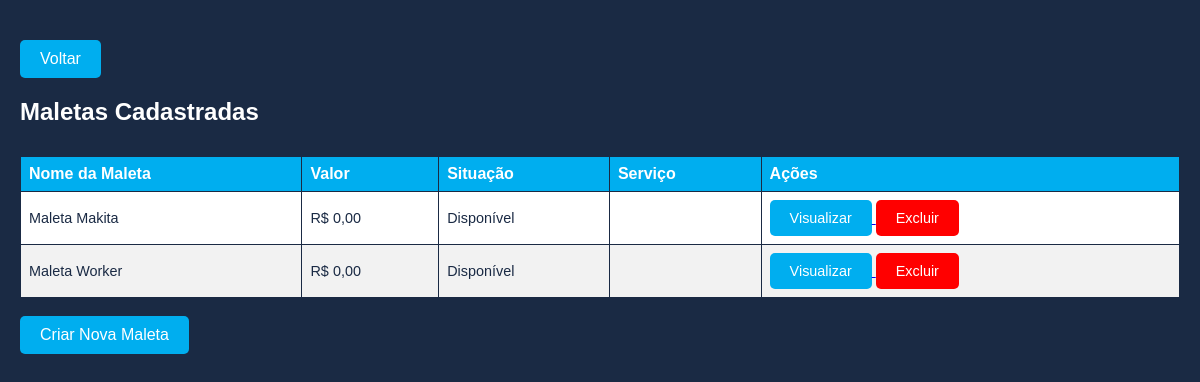
Screenshot of /menu/maleta/index.php (signed in) with the database file from the repository.
### tables this page shows
CREATE TABLE IF NOT EXISTS `maletas` (
  `id_maleta` int NOT NULL AUTO_INCREMENT,
  `nome` varchar(250) NOT NULL,
  `custo` float NOT NULL,
  `situacao` enum('Disponível','Em uso') NOT NULL DEFAULT 'Disponível',
  `nome_num` varchar(250) DEFAULT NULL,
  PRIMARY KEY (`id_maleta`),
  UNIQUE KEY `id` (`id_maleta`),
  UNIQUE KEY `nome` (`nome`),
  KEY `fk_ordem_servico` (`nome_num`)
);

### menu/maleta/index.php (the view, shortened to what this page needs)
<?php
include '../conn.php';
$query = "SELECT id_maleta, nome, custo, situacao, nome_num FROM maletas";
$result = $conn->query($query);
?>
<!DOCTYPE html>
<html lang="pt-BR">
<head>
    <link rel="stylesheet" href="style.css">
</head>
<body>
    <div class="back-button">
        <a href="..">Voltar</a>
    </div>
    <h2>Maletas Cadastradas</h2>
    <table class="table-style">
        <thead>
            <tr>
                <th>Nome da Maleta</th>
                <th>Valor</th>
                <th>Situação</th>
                <th>Serviço</th>
                <th>Ações</th>
            </tr>
        </thead>
        <tbody>
            <?php if ($result->num_rows > 0) : ?>
                <?php while ($row = $result->fetch_assoc()) : ?>
                    <tr>
                        <td><?php echo htmlspecialchars($row['nome']); ?></td>
                        <td>R$ <?php echo number_format($row['custo'], 2, ',', '.'); ?></td>
                        <td><?php echo htmlspecialchars($row['situacao']); ?></td>
                        <td><?php echo $row['nome_num']; ?></td>
                        <td>
                            <a class="visualizar" href="editar_ferramentas/?id_maleta=<?php echo $row['id_maleta']; ?>" title="Visualizar detalhes da maleta">
                                <button>Visualizar</button>
                            </a>
                            <?php if (isset($_SESSION['user_type']) && $_SESSION['user_type'] == 1): ?>
                                <a class="excluir" href="deletar_maleta.php?id_maleta=<?php echo $row['id_maleta']; ?>" onclick="return confirm('Tem certeza que deseja excluir esta maleta?')">
                                    <button>Excluir</button>
                                </a>
                            <?php endif; ?>
                        </td>
                    </tr>
                <?php endwhile; ?>
            <?php else : ?>
                <tr>
                    <td colspan="5">Nenhuma maleta cadastrada.</td>
                </tr>
            <?php endif; ?>
        </tbody>
    </table>
    <br>
    <a class="visualizar" href="criar_maleta/" title="Criar uma nova maleta"><button>Criar Nova Maleta</button></a>
</body>
</html>

### menu/maleta/style.css (style rules this page uses)
.excluir button { background-color: red; color: white; }

### menu/styles.css (style rules this page uses)
body { background-color: var(--primary-color); font-family: var(--font-family); color: var(--secondary-color); margin: 0; padding: 20px; font-family: Arial, Helvetica, sans-serif; }
h1, h2, h3 { margin-bottom: 30px; }
button { background-color: var(--accent-color); color: var(--secondary-color); border: none; padding: 10px 20px; border-radius: var(--border-radius); cursor: pointer; font-size: 1em; transition: background-color 0.3s ease; }
.back-button { margin: 20px; }
.back-button a { background-color: var(--accent-color); color: var(--secondary-color); text-decoration: none; transition: background-color 0.2s, color 0.2s; font-weight: 500; font-size: 1rem; display: inline-block; padding: 10px 20px; border-radius: var(--border-radius); }
.back-button { margin: 20px 0; text-align: left; }
.table-style, table { width: 100%; border-collapse: collapse; background-color: var(--secondary-color); color: var(--primary-color); }
.table-style th, table th { background-color: var(--accent-color); color: var(--secondary-color); border: 1px solid var(--primary-color); padding: 8px; text-align: left; }
.table-style td { border: 1px solid var(--primary-color); padding: 8px; overflow-wrap: break-word; font-size: 0.9em; }
.table-style tr:nth-child(even), table tr:nth-child(even) { background-color: var(--neutral-color); }

### menu/config.css (style rules this page uses)
:root { --primary-color: #1A2A44; --secondary-color: #FFFFFF; --accent-color: #00AEEF; --accent-hover-color: #008FCC; --neutral-color: #F2F2F2; --font-family: Arial, sans-serif; --border-radius: 5px; --container-radius: 10px; --shadow: 0 0 15px rgba(0, 0, 0, 0.2); }

### rows the page displays
maletas: nome "Maleta Makita", custo "0,00", situacao "Disponível"
maletas: nome "Maleta Worker", custo "0,00", situacao "Disponível"
